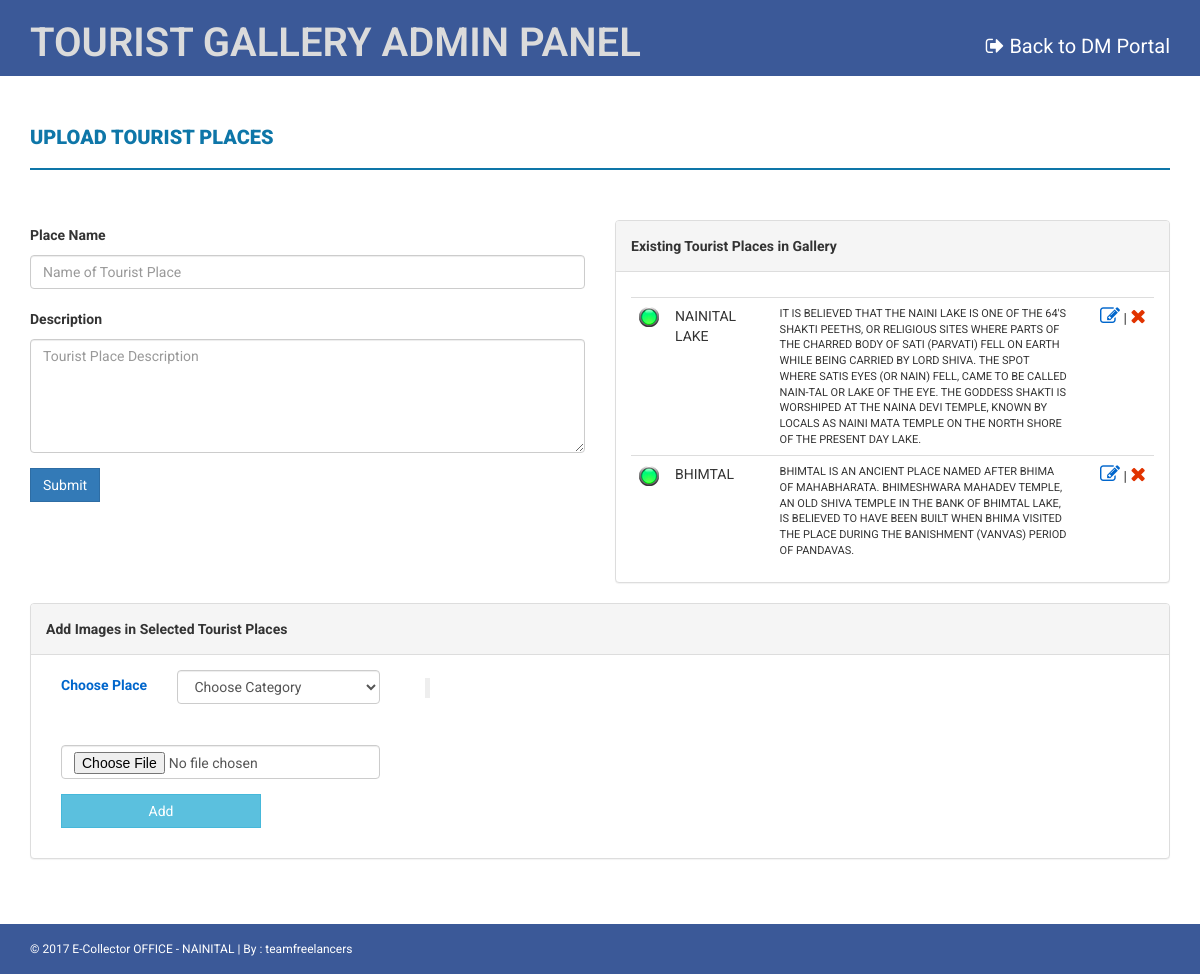
Page /vp/index.php/gallery on the committed database.
### tables this page shows
CREATE TABLE `c1_gallery_category` (
  `CATEG_ID` int(11) NOT NULL,
  `CATEGORY` varchar(500) NOT NULL,
  `DESCR` text NOT NULL,
  `STATUS` tinyint(1) NOT NULL,
  `DATE_` timestamp NOT NULL DEFAULT CURRENT_TIMESTAMP
);

### vp/application/controllers/Gallery.php (called while the page is built, shortened)
<?php
class Gallery extends CI_Controller {
    function __construct() {
        $this->load->model('My_model_gallery', 'mmgallery');
    }
    function index() {
        $data['existing'] = $this->mmgallery->get_all_categories();
        $data['user'] = $this->session->userdata('user__');
        $this->load->view('templates/header');
        $this->load->view('gallery/home', $data);
        $this->load->view('templates/footer');
    }
}

### vp/index.php (called while the page is built, shortened)
<?php
require_once BASEPATH.'core/CodeIgniter.php';

### vp/application/models/My_model_gallery.php (called while the page is built, shortened)
<?php
class My_model_gallery extends CI_Model {
    function get_all_categories() {
        $this->db->order_by('CATEG_ID', 'desc');
        $query = $this->db->get('c1_gallery_category');
        return $query->result();
    }
}

### vp/application/views/gallery/home.php (the view, shortened to what this page needs)
<div class="navbar navbar-inverse set-radius-zero">
    <div class="container">
        <div class="row">
            <div class="col-md-9">
                <h1 class="head">TOURIST GALLERY ADMIN PANEL</h1>
            </div>
            <div class="col-md-3" style="margin-top: 30px; text-align: right">
                <a href="<?PHP echo site_url('web'); ?>" style="font-size: 20px;color: #fff">
                    <i class="fa fa-sign-out"></i> Back to DM Portal
                </a>
            </div>
        </div>
    </div>
</div>
<div class="content-wrapper">
    <div class="container">
        <div class="row">
            <div class="col-md-12">
                <h4 class="page-head-line">UPLOAD TOURIST PLACES</h4>
                <div style="color: #ff0000; font-weight: bold; font-style: italic; padding: 5px" id="msg_"><?php echo $this->session->flashdata('_msg_'); ?></div>
            </div>
        </div>
        <div class="row">
            <div class="col-sm-6"id="newCat">
                <?php echo form_open_multipart('gallery/feedCategory', array('name' => 'frmNewsEvents', 'id' => 'frmNewsEvents', 'role' => 'form')); ?>
                <div class="form-group">
                    <label>Place Name</label>
                    <?php
                    $data = array(
                        'type' => 'text',
                        'autocomplete' => 'off',
                        'required' => 'required',
                        'placeholder' => 'Name of Tourist Place',
                        'class' => 'required form-control',
                        'name' => 'txtPlace',
                        'id' => 'txtPlace',
                        'value' => ''
                    );
                    echo form_input($data);
                    ?>
                </div>
                <div class="form-group">
                    <label>Description</label>
                    <?php
                    $data = array(
                        'rows' => '5',
                        'autocomplete' => 'off',
                        'required' => 'required',
                        'placeholder' => 'Tourist Place Description',
                        'class' => 'required form-control',
                        'name' => 'txtDesc',
                        'id' => 'txtDesc',
                        'value' => ''
                    );
                    echo form_textarea($data);
                    ?>
                </div>
                <button type="submit" class="btn btn-primary"> Submit </button>
                <?php echo form_close(); ?>
            </div>
            <div class="col-lg-6">
                <div class="panel panel-default">
                    <div class="panel-heading">
                        <b>Existing Tourist Places in Gallery</b>
                    </div>
                    <div class="panel-body" style="height:310px;overflow:auto">
                        <div class="row">
                            <div class="col-sm-12">
                                <table class="table table-hover tableSection">
                                    <tbody>
                                        <?php
                                        $attrib_ = array(
                                            'class' => 'form-horizontal',
                                            'name' => 'frmStaticHead_Del',
                                            'id' => 'frmStaticHead_Del',
                                        );
                                        ?>
                                        <?php echo form_open('', $attrib_); ?>
                                        <?php if (count($existing) != 0) { ?>
                                            <?php foreach ($existing as $item_) { ?>
                                                <tr>
                                                    <td>
                                                        <?PHP if ($item_->STATUS != 1) { ?>
                                                            <a href="<?php echo site_url('gallery/active_inactive/' . $item_->CATEG_ID . '/1'); ?>"><img src="<?php echo base_url('assets_/img/inactive.png'); ?>"></a>
                                                        <?PHP } else { ?>
                                                            <a href="<?php echo site_url('gallery/active_inactive/' . $item_->CATEG_ID . '/0'); ?>"><img src="<?php echo base_url('assets_/img/active.png'); ?>"></a>
                                                        <?PHP } ?>
                                                    </td>
                                                    <td style="width:20%"><?php echo strtoupper($item_->CATEGORY); ?></td>
                                                    <td style="font-size:11px;"><?php echo strtoupper($item_->DESCR); ?></td>
                                                    <td align="right" style="width:15%">
                                                        <a href="#" id="changeHead_<?php echo $item_->CATEG_ID; ?>" onclick="change_Cat('<?php echo $item_->CATEG_ID; ?>');"><i class="fa fa-pencil-square-o" style="color:#0066cc; font-size: 20px;"></i></a> |
                                                        <a href="<?php echo site_url('gallery/deleteCat/' . $item_->CATEG_ID); ?>"><i class="fa fa-times" style="color:#E13300; font-size: 20px;"></i></a>
                                                    </td>
                                                </tr>
                                            <?php } ?>
                                        <?php } else { ?>
                                            <tr>
                                                <th>No data found...</th>
                                            </tr>
                                        <?php } ?>
                                    <div style="padding: 5px"><?php echo $this->session->flashdata('msg_delete_'); ?></div>
                                    <?php echo form_close(); ?>
                                    </tbody>
                                </table>
                            </div>
                        </div>
                    </div>
                </div>
            </div>
            <div class="col-lg-12" id="my">
                <div class="panel panel-default" style="height:auto;overflow:auto">
                    <div class="panel-heading">
                        <b>Add Images in Selected Tourist Places</b>
                    </div>
                    <div class="panel-body">
                        <div class="row">
                            <div class="col-sm-4">
                                <?php echo form_open_multipart('gallery/do_upload', array('name' => 'frmupload', 'id' => 'frmupload', 'role' => 'form', 'enctype' => 'multipart/form-data', 'method' => 'POST')); ?>
                                <div class="col-sm-4"><label style="color:#0066cc; font-weight: bold; font-size:14px;">Choose Place</label></div>
                                <div class="col-sm-8">
                                    <?php
                                    $data = array(
                                        'class' => 'required form-control m-bot8',
                                        'name' => 'txtCategory',
                                        'id' => 'txtCategory',
                                        'required' => 'required',
                                        'onchange' => 'loadgallery(this);'
                                    );
                                    $options = array();
                                    $options[0] = 'Choose Category';
                                    foreach ($existing as $item_) {
                                        $options[$item_->CATEG_ID] = $item_->CATEGORY;
                                    }
                                    echo form_dropdown($data, $options);
                                    ?>
                                </div>
                                <div class="col-sm-12" style="margin-top:40px;">
                                    <div class="form-group">
                                        <?php
                                        $data = array(
                                            'type' => 'file',
                                            'autocomplete' => 'off',
                                            'class' => 'required form-control',
                                            'name' => 'userfile',
                                            'id' => 'userfile',
                                            'value' => ''
                                        );
                                        echo form_input($data);
                                        ?>
                                    </div>
                                    <div class="form-group">
                                        <input type="submit" class="btn btn-info btn-block" style="width: 200px;" value="Add">
                                    </div>
                                </div>
                            </div>
                            <div class="col-sm-8">
                                <div class="row clear-fix">
                                    <div class="col-md-12">
                                    </div>
                                </div>
                                <div class="row clear-fix">
                                    <div class="col-md-12">
                                        <div style="margin-top: 1%;">
                                            <blockquote>
                                            </blockquote>
                                        </div>
                                    </div>
                                </div>
                            </div>
                        </div>
                    </div>
                </div>
            </div>
        </div>
    </div>
</div>

### vp/assets_/css/style.css (style rules this page uses)
body { font-family: 'Roboto', sans-serif; line-height: 30px; }
.set-radius-zero { border-radius: 0px; -moz-border-radius: 0px; -webkit-border-radius: 0px; }
.content-wrapper { margin-top: 40px; min-height: 300px; padding-bottom: 45px; }
.page-head-line { font-weight: 900; padding-bottom: 20px; border-bottom: 2px solid #0e76a8; text-transform: uppercase; color: #0e76a8; font-size: 20px; margin-bottom: 40px; }
.btn { border-radius: 0px; -webkit-border-radius: 0px; -moz-border-radius: 0px; }
.head { font-size:40px; color:#DBDBDB; font-weight: 600; text-align: left; }
.navbar-inverse { background-color: #3b5998; border-color: transparent; }
.navbar { margin-bottom: 0px; }

### rows in the picture
c1_gallery_category: STATUS 1 (drawn), CATEGORY "NAINITAL LAKE", DESCR "IT IS BELIEVED THAT THE NAINI LAKE IS ONE OF THE 64'S SHAKTI PEETHS, OR RELIGIOUS SITES WHERE PARTS OF THE CHARRED BODY OF SATI (PARVATI) FELL ON EARTH WHILE BEING CARRIED BY LORD SHIVA. THE SPOT WHERE SATIS EYES (OR NAIN) FELL, CAME TO BE CALLED NAIN-TAL OR LAKE OF THE EYE. THE GODDESS SHAKTI IS WORSHIPED AT THE NAINA DEVI TEMPLE, KNOWN BY LOCALS AS NAINI MATA TEMPLE ON THE NORTH SHORE OF THE PRESENT DAY LAKE."
c1_gallery_category: STATUS 1 (drawn), CATEGORY "BHIMTAL", DESCR "BHIMTAL IS AN ANCIENT PLACE NAMED AFTER BHIMA OF MAHABHARATA. BHIMESHWARA MAHADEV TEMPLE, AN OLD SHIVA TEMPLE IN THE BANK OF BHIMTAL LAKE, IS BELIEVED TO HAVE BEEN BUILT WHEN BHIMA VISITED THE PLACE DURING THE BANISHMENT (VANVAS) PERIOD OF PANDAVAS."
